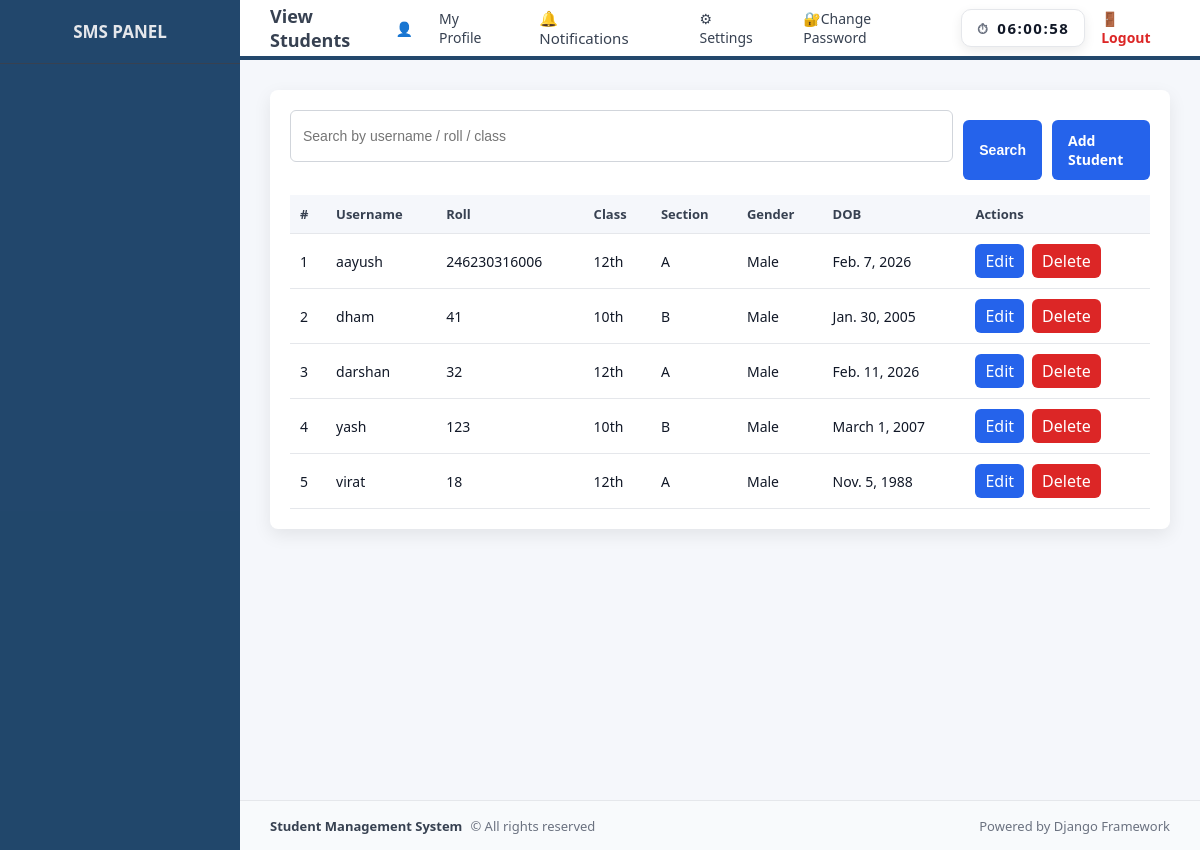
The page /students/ on the database its author committed.
### school/models.py (models this page shows, shortened)
class Student(models.Model):
    user = models.OneToOneField(User, on_delete=models.CASCADE)
    roll_number = models.IntegerField(unique=True)
    classroom = models.ForeignKey(
        ClassRoom,
        on_delete=models.SET_NULL,
        null=True,
        blank=True,
        related_name="students"
    )
    gender = models.CharField(
        max_length=10,
        choices=[('Male', 'Male'), ('Female', 'Female')]
    )
    profile_image = models.ImageField(
        upload_to = 'student_profiles/',
        default='student_profiles.default.png',
        blank = True,
        null = True
    )
    date_of_birth = models.DateField()
    address = models.TextField()

class ClassRoom(models.Model):
    class_name = models.CharField(max_length=50)
    section = models.CharField(max_length=10)
    class_teacher = models.ForeignKey(
        User,
        on_delete=models.SET_NULL,
        null=True,
        blank=True,
        related_name='class_teacher'
    )
    total_students = models.PositiveIntegerField()
    capacity = models.PositiveIntegerField()
    class meta :
        unique_together = ('class_name', 'section')
        ordering = ('class_name', 'section')

### school/views.py (the view, shortened to what this page needs)
# urls.py: path("students/", views.view_students, name="view_students"),
def view_students(request):
    students = Student.objects.select_related('classroom', 'user')
    q = request.GET.get('q')
    return render(request, 'school/view_students.html', {
        'students': students
    })

### school/context_processors.py (called while the page is built)
def notification_count(request):
    if request.user.is_authenticated:
        count = Notification.objects.filter(
            user = request.user,
            is_read = False
        ).count()
    else:
        count = 0
    return {'notification_count': count}

def user_roles(request):
    user = request.user
    return {
        'is_admin': user.is_authenticated and (
            user.is_superuser or user.groups.filter(name='Admin').exists()
        ),
        'is_teacher': user.is_authenticated and user.groups.filter(name='Teacher').exists(),
        'is_student': user.is_authenticated and user.groups.filter(name='Student').exists(),
    }

### templates/school/view_students.html (shortened to what this page needs)
{% extends "school/base.html" %}
{% block page_title %}View Students{% endblock %}
{% block content %}
<div class="table-wrapper">
    <form method="GET" style="margin-bottom: 15px; display:flex; gap:10px;">
        <input type="text" name="q" placeholder="Search by username / roll / class"
               value="{{ query }}">
        <button class="btn">Search</button>
        <a href="{% url 'add_student' %}" class="btn btn-primary" style="margin-left:auto;">Add Student</a>
    </form>
    <table class="table">
        <thead>
            <tr>
                <th>#</th>
                <th>Username</th>
                <th>Roll</th>
                <th>Class</th>
                <th>Section</th>
                <th>Gender</th>
                <th>DOB</th>
                <th>Actions</th>
            </tr>
        </thead>
        <tbody>
            {% for student in students %}
            <tr class="clickable-row" data-href="{% url 'student_profile' student.id %}">
                <td>{{ forloop.counter }}</td>
                <td>{{ student.user.username }}</td>
                <td>{{ student.roll_number }}</td>
                <td>{{ student.classroom.class_name }}</td>
                <td>{{ student.classroom.section }}</td>
                <td>{{ student.gender }}</td>
                <td>{{ student.date_of_birth }}</td>
                <td>
                    <div class="table-actions">
                        <a href="{% url 'update_student' student.id %}" class="btn-sm btn-edit">Edit</a>
                        <a href="{% url 'delete_student' student.id %}"
                           class="btn-sm btn-delete"
                           onclick="return confirm('Are you sure?')">Delete</a>
                    </div>
                </td>
            </tr>
            {% empty %}
            <tr>
                <td colspan="8">Not students found</td>
            </tr>
            {% endfor %}
        </tbody>
    </table>
</div>
{% endblock %}

### static/school/css/main.css (style rules this page uses)
:root { --bg-main: #f5f7fb; --bg-card: #ffffff; --bg-sidebar: #002c55dc; --bg-topbar: #ffffff; --bg-footer: #f8fafc; --text-primary: #111827; --text-secondary: #374151; --text-muted: #6b7280; --border-color: #e5e7eb; --accent: #2563eb; --danger: #dc2626; }
* { margin: 0; padding: 0; box-sizing: border-box; }
html, body { max-height: 100%; font-family: "Segoe UI", Roboto, Arial, sans-serif; background-color: var(--bg-main); color: var(--text-secondary); }
a { text-decoration: none; color: inherit; }
input, select, textarea { width: 100%; padding: 10px 12px; border-radius: 6px; border: 1px solid #d1d5db; font-size: 14px; margin-bottom: 18px; outline: none; background-color: #ffffff; }
.btn, .login-btn { display: inline-block; padding: 11px 16px; background-color: #2563eb; color: #ffffff; font-size: 14px; font-weight: 600; border-radius: 6px; border: none; cursor: pointer; transition: background-color 0.25s ease; }
.table-wrapper { background: #ffffff; border-radius: 8px; padding: 20px; box-shadow: 0 6px 18px rgba(0,0,0,0.08); }
.table { width: 100%; border-collapse: collapse; font-size: 14px; }
.table thead { background-color: #f8fafc; }
.table th { padding: 12px 14px; text-align: left; font-weight: 600; color: var(--text-primary); background: var(--bg-card); border-bottom: 1px solid #e5e7eb; white-space: nowrap; }
.table td { padding: 12px 14px; color: var(--text-primary); border-bottom: 1px solid #e5e7eb; }
.table-actions { display: flex; gap: 8px; }
.btn-sm { padding: 6px 10px; font-size: 12px; border-radius: 4px; cursor: pointer; border: none; }
.btn-edit { background-color: #2563eb; color: #ffffff; }
.btn-delete { background-color: #dc2626; color: #ffffff; }
.btn-sm { padding: 6px 10px; font-size: 16px; border-radius: 6px; }
.btn-edit { background: #2563eb; color: white; }
.btn-delete { background: #dc2626; color: white; }
.clickable-row { cursor: pointer; }
.btn { margin-top: 10px; }
.table { width: 100%; border-collapse: collapse; margin-top: 12px; }
.table th { background: var(--bg-main); color: var(--text-secondary); padding: 10px; font-size: 13px; text-align: left; border-bottom: 1px solid var(--border-color); }
.table td { padding: 10px; font-size: 14px; color: var(--text-primary); border-bottom: 1px solid var(--border-color); }

### rows shown on the page
Student: user.username "aayush", roll_number "246230316006", classroom.class_name "12th", classroom.section "A", gender "Male", date_of_birth "Feb. 7, 2026"
Student: user.username "dham", roll_number "41", classroom.class_name "10th", classroom.section "B", gender "Male", date_of_birth "Jan. 30, 2005"
Student: user.username "darshan", roll_number "32", classroom.class_name "12th", classroom.section "A", gender "Male", date_of_birth "Feb. 11, 2026"
Student: user.username "yash", roll_number "123", classroom.class_name "10th", classroom.section "B", gender "Male", date_of_birth "March 1, 2007"
Student: user.username "virat", roll_number "18", classroom.class_name "12th", classroom.section "A", gender "Male", date_of_birth "Nov. 5, 1988"
